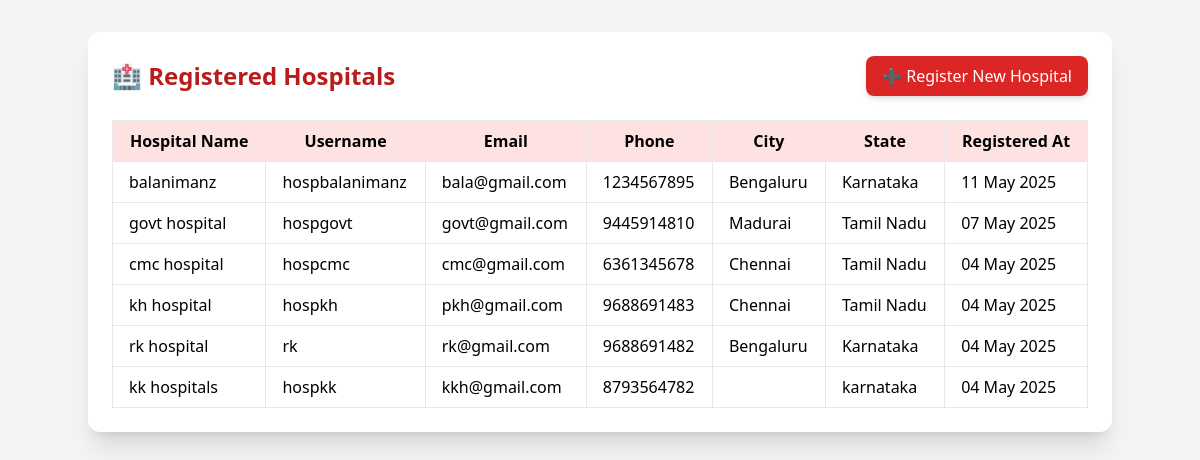
Screenshot of /hospital.php with the database file from the repository.
### tables this page shows
CREATE TABLE `hospital` (
  `id` int(11) NOT NULL,
  `username` varchar(100) NOT NULL,
  `password` varchar(255) NOT NULL,
  `hospital_name` varchar(150) NOT NULL,
  `email` varchar(150) NOT NULL,
  `phone` varchar(20) NOT NULL,
  `address` text NOT NULL,
  `city` varchar(100) NOT NULL,
  `state` varchar(100) NOT NULL,
  `created_at` timestamp NOT NULL DEFAULT current_timestamp()
);

### hospital.php (the view, shortened to what this page needs)
<?php
$host = "localhost";
$username = "root";
$password = "";
$database = "login";
$conn = new mysqli($host, $username, $password, $database);
$hospitals = $conn->query("SELECT * FROM hospital ORDER BY created_at DESC");
?>
<!DOCTYPE html>
<html lang="en">
<head>
  <script src="https://cdn.tailwindcss.com"></script>
</head>
<body class="bg-gray-100 p-8 font-sans">
  <div class="max-w-5xl mx-auto bg-white rounded-xl shadow-xl p-6">
    <div class="flex justify-between items-center mb-6">
      <h1 class="text-2xl font-bold text-red-700">🏥 Registered Hospitals</h1>
      <a href="hospital_register.php" class="bg-red-600 hover:bg-red-700 text-white px-4 py-2 rounded-lg shadow-md">
        ➕ Register New Hospital
      </a>
    </div>
    <?php if ($hospitals->num_rows > 0): ?>
      <div class="overflow-x-auto">
        <table class="min-w-full table-auto border border-gray-300">
          <thead class="bg-red-100">
            <tr>
              <th class="px-4 py-2 border">Hospital Name</th>
              <th class="px-4 py-2 border">Username</th>
              <th class="px-4 py-2 border">Email</th>
              <th class="px-4 py-2 border">Phone</th>
              <th class="px-4 py-2 border">City</th>
              <th class="px-4 py-2 border">State</th>
              <th class="px-4 py-2 border">Registered At</th>
            </tr>
          </thead>
          <tbody>
            <?php while ($row = $hospitals->fetch_assoc()): ?>
              <tr class="hover:bg-gray-100">
                <td class="px-4 py-2 border"><?= htmlspecialchars($row['hospital_name']) ?></td>
                <td class="px-4 py-2 border"><?= htmlspecialchars($row['username']) ?></td>
                <td class="px-4 py-2 border"><?= htmlspecialchars($row['email']) ?></td>
                <td class="px-4 py-2 border"><?= htmlspecialchars($row['phone']) ?></td>
                <td class="px-4 py-2 border"><?= htmlspecialchars($row['city']) ?></td>
                <td class="px-4 py-2 border"><?= htmlspecialchars($row['state']) ?></td>
                <td class="px-4 py-2 border"><?= date("d M Y", strtotime($row['created_at'])) ?></td>
              </tr>
            <?php endwhile; ?>
          </tbody>
        </table>
      </div>
    <?php else: ?>
      <p class="text-center text-gray-600">No hospitals registered yet.</p>
    <?php endif; ?>
  </div>
</body>
</html>

### rows the page displays
hospital: hospital_name "balanimanz", username "hospbalanimanz", email "bala@gmail.com", phone "1234567895", city "Bengaluru", state "Karnataka", created_at "11 May 2025"
hospital: hospital_name "govt hospital", username "hospgovt", email "govt@gmail.com", phone "9445914810", city "Madurai", state "Tamil Nadu", created_at "07 May 2025"
hospital: hospital_name "cmc hospital", username "hospcmc", email "cmc@gmail.com", phone "6361345678", city "Chennai", state "Tamil Nadu", created_at "04 May 2025"
hospital: hospital_name "kh hospital", username "hospkh", email "pkh@gmail.com", phone "9688691483", city "Chennai", state "Tamil Nadu", created_at "04 May 2025"
hospital: hospital_name "rk hospital", username "rk", email "rk@gmail.com", phone "9688691482", city "Bengaluru", state "Karnataka", created_at "04 May 2025"
hospital: hospital_name "kk hospitals", username "hospkk", email "kkh@gmail.com", phone "8793564782", state "karnataka", created_at "04 May 2025"
